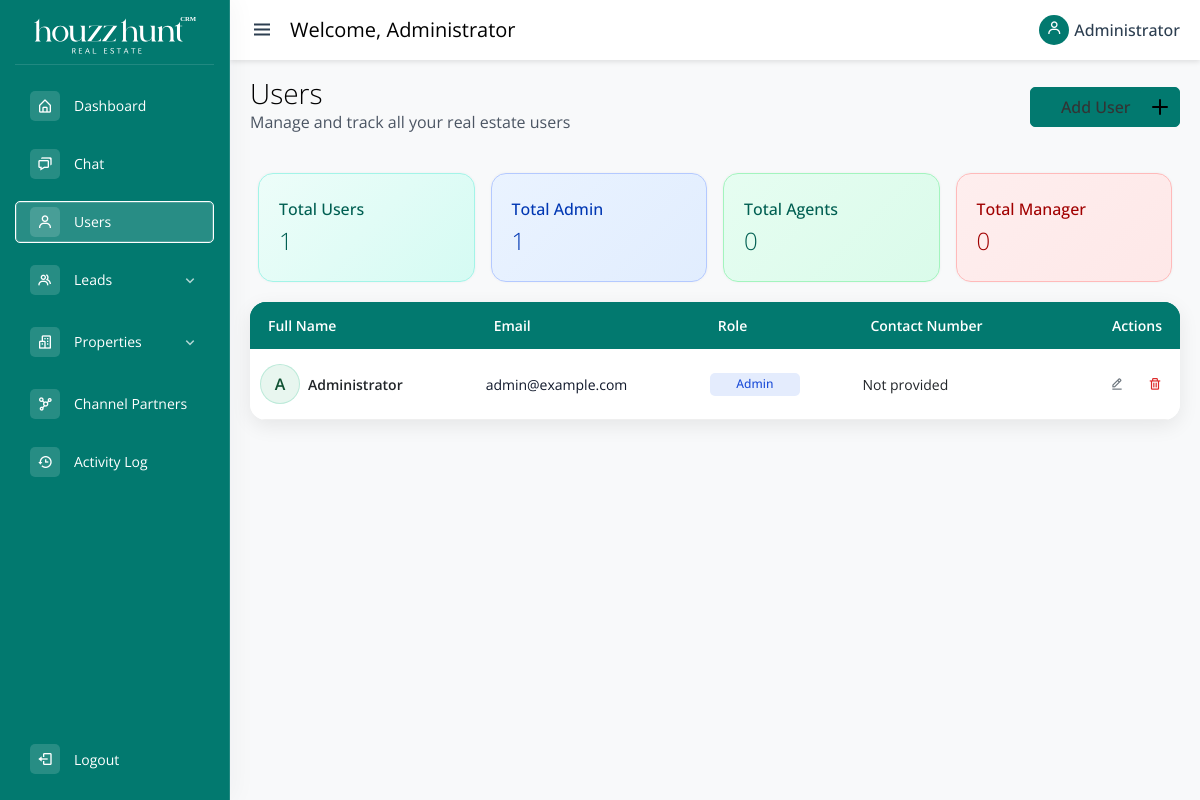
Page /users.php (signed in) on the earlier database version.
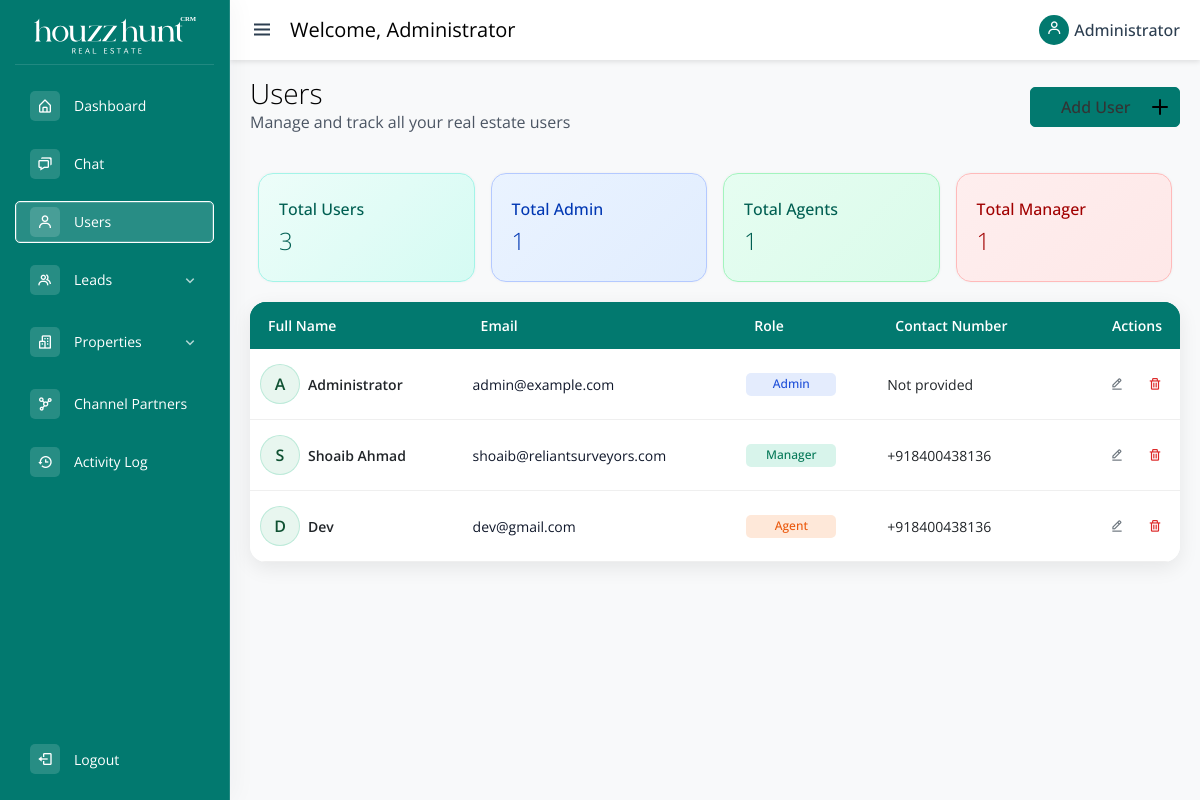
Same page on the later database version.
### tables this page shows
CREATE TABLE `users` (
  `id` int(10) UNSIGNED NOT NULL,
  `full_name` varchar(255) NOT NULL,
  `email` varchar(255) NOT NULL,
  `password_hash` varchar(255) NOT NULL DEFAULT '',
  `contact_number` varchar(30) DEFAULT NULL,
  `role` enum('admin','manager','agent') NOT NULL DEFAULT 'agent',
  `created_at` timestamp NOT NULL DEFAULT current_timestamp(),
  `updated_at` timestamp NOT NULL DEFAULT current_timestamp() ON UPDATE current_timestamp()
);

### includes/config.php (called while the page is built, shortened)
<?php
if (!function_exists('hh_base_path')) {
    function hh_base_path(): string
    {
        static $basePath = null;
        if ($basePath !== null) {
            return $basePath;
        }
        $scriptName = $_SERVER['SCRIPT_NAME'] ?? '';
        $directory = str_replace('\\', '/', dirname($scriptName));
        if ($directory === '/' || $directory === '.') {
            $directory = '';
        }
        $basePath = rtrim($directory, '/');
        return $basePath;
    }
}
if (!function_exists('hh_base_href')) {
    function hh_base_href(): string
    {
        $basePath = hh_base_path();
        return $basePath === '' ? '/' : $basePath . '/';
    }
}
if (!function_exists('hh_asset')) {
    function hh_asset(string $path): string
    {
        $normalizedPath = ltrim(str_replace('\\', '/', $path), '/');
        $basePath = hh_base_path();
        $prefix = $basePath !== '' ? $basePath . '/' : '/';
        return $prefix . $normalizedPath;
    }
}

### users.php (the view, shortened to what this page needs)
<?php
require_once __DIR__ . '/includes/config.php';
$users = [];
$result = $mysqli->query('SELECT id, full_name, email, contact_number, role FROM users ORDER BY id ASC');
if ($result) {
    while ($row = $result->fetch_assoc()) {
        $users[] = $row;
    }
}
$userStats = [
    'total' => count($users),
    'roles' => [
        'admin' => 0,
        'manager' => 0,
        'agent' => 0,
    ],
];
foreach ($users as $user) {
    $roleKey = $user['role'] ?? '';
    if (isset($userStats['roles'][$roleKey])) {
        $userStats['roles'][$roleKey]++;
    }
}
?>
<?php include 'includes/common-header.php'; ?>
<div id="adminPanel">
    <?php include 'includes/sidebar.php'; ?>
    <?php include 'includes/topbar.php'; ?>
    <main class="main-content">
        <div class="d-flex justify-content-between align-items-center mb-4">
            <div>
                <h1 class="main-heading">Users</h1>
                <p class="subheading">Manage and track all your real estate users</p>
            </div>
            <button type="button" class="button" data-bs-toggle="modal" data-bs-target="#addUserModal">
                <span class="button__text">Add User</span>
                <span class="button__icon"><svg xmlns="http://www.w3.org/2000/svg" width="24" viewBox="0 0 24 24" stroke-width="2" stroke-linejoin="round" stroke-linecap="round" stroke="currentColor" height="24" fill="none" class="svg">
                        <line y2="19" y1="5" x2="12" x1="12"></line>
                        <line y2="12" y1="12" x2="19" x1="5"></line>
                    </svg></span>
            </button>
        </div>
        <div class="row g-3 lead-stats">
            <div class="col-md-3">
                <div class="stat-card total-leads">
                    <h6>Total Users</h6>
                    <h2><?php echo (int) $userStats['total']; ?></h2>
                </div>
            </div>
            <div class="col-md-3">
                <div class="stat-card active-leads">
                    <h6>Total Admin</h6>
                    <h2><?php echo (int) ($userStats['roles']['admin'] ?? 0); ?></h2>
                </div>
            </div>
            <div class="col-md-3">
                <div class="stat-card closed-leads">
                    <h6>Total Agents</h6>
                    <h2><?php echo (int) ($userStats['roles']['agent'] ?? 0); ?></h2>
                </div>
            </div>
            <div class="col-md-3">
                <div class="stat-card lost-leads">
                    <h6>Total Manager</h6>
                    <h2><?php echo (int) ($userStats['roles']['manager'] ?? 0); ?></h2>
                </div>
            </div>
        </div>
        <div class="card lead-table-card">
            <div class="card-body p-0">
                <div class="table-responsive">
                    <table class="table table-hover align-middle mb-0 lead-table">
                        <thead>
                            <tr>
                                <th scope="col">Full Name</th>
                                <th scope="col">Email</th>
                                <th scope="col">Role</th>
                                <th scope="col">Contact Number</th>
                                <th scope="col" class="text-end">Actions</th>
                            </tr>
                        </thead>
                        <tbody>
                            <?php if (count($users) === 0): ?>
                                <tr>
                                    <td colspan="5" class="text-center text-muted py-4">No users found. Add your first user to get started.</td>
                                </tr>
                            <?php else: ?>
                                <?php foreach ($users as $user): ?>
                                    <tr>
                                        <td>
                                            <?php
                                            $name = trim($user['full_name']);
                                            $initial = '?';
                                            if ($name !== '') {
                                                if (function_exists('mb_substr')) {
                                                    $initial = mb_substr($name, 0, 1, 'UTF-8');
                                                } else {
                                                    $initial = substr($name, 0, 1);
                                                }
                                            }
                                            $initial = strtoupper($initial ?: '?');
                                            ?>
                                            <div class="d-flex align-items-center gap-2">
                                                <div class="user-avatar">
                                                    <span><?php echo htmlspecialchars($initial); ?></span>
                                                </div>
                                                <div>
                                                    <div class="fw-semibold text-dark"><?php echo htmlspecialchars($user['full_name']); ?></div>
                                                </div>
                                            </div>
                                        </td>
                                        <td>
                                            <a href="mailto:<?php echo htmlspecialchars($user['email']); ?>" class="text-decoration-none"><?php echo htmlspecialchars($user['email']); ?></a>
                                        </td>
                                        <td>
                                            <?php
                                            $roleClass = [
                                                'admin' => 'badge-role-admin',
                                                'manager' => 'badge-role-manager',
                                                'agent' => 'badge-role-agent'
                                            ][$user['role']] ?? 'badge-role-default';
                                            ?>
                                            <span class="badge <?php echo $roleClass; ?>">
                                                <?php echo htmlspecialchars(ucfirst($user['role'])); ?>
                                            </span>
                                        </td>
                                        <td>
                                            <?php if (!empty($user['contact_number'])): ?>
                                                <span class=""><?php echo htmlspecialchars($user['contact_number']); ?></span>
                                            <?php else: ?>
                                                <span class="">Not provided</span>
                                            <?php endif; ?>
                                        </td>
                                        <td class="text-end">
                                            <div class="d-flex justify-content-end gap-2">
                                                <button type="button" class="btn btn-sm btn-outline-secondary" title="Edit" data-bs-toggle="modal" data-bs-target="#editUserModal<?php echo $user['id']; ?>">
                                                    <i class="bx bx-edit-alt"></i>
                                                </button>
                                                <form method="post" onsubmit="return confirm('Are you sure you want to delete this user?');">
                                                    <button type="submit" class="btn btn-sm btn-outline-danger" title="Delete">
                                                        <i class="bx bx-trash"></i>
                                                    </button>
                                                </form>
                                            </div>
                                        </td>
                                    </tr>
                                <?php endforeach; ?>
                            <?php endif; ?>
                        </tbody>
                    </table>
                </div>
            </div>
        </div>
    </main>
</div>
<?php include 'includes/common-footer.php'; ?>

### includes/common-header.php (shortened to what this page needs)
<?php
require_once __DIR__ . '/config.php';
$htmlLang = $htmlLang ?? 'hi';
?>
<!DOCTYPE html>
<html lang="<?= htmlspecialchars($htmlLang, ENT_QUOTES, 'UTF-8') ?>">
<head>
    <link href="https://cdnjs.cloudflare.com/ajax/libs/bootstrap/5.3.0/css/bootstrap.min.css" rel="stylesheet">
    <link rel="stylesheet" href="https://cdn.jsdelivr.net/npm/choices.js/public/assets/styles/choices.min.css" />
    <link rel="stylesheet" href="https://cdn.jsdelivr.net/npm/swiper@11/swiper-bundle.min.css" />
    <link rel="stylesheet" href="https://cdn.jsdelivr.net/npm/country-select-js@2.0.1/build/css/countrySelect.min.css">
    <link rel="stylesheet" href="https://cdnjs.cloudflare.com/ajax/libs/intl-tel-input/18.2.1/css/intlTelInput.css" />
    <link rel="stylesheet" href="https://cdnjs.cloudflare.com/ajax/libs/animate.css/4.1.1/animate.min.css" />
    <link rel="stylesheet" href="https://cdnjs.cloudflare.com/ajax/libs/font-awesome/7.0.1/css/all.min.css">
    <link rel="stylesheet" href="https://cdn.jsdelivr.net/npm/bootstrap-icons@1.11.3/font/bootstrap-icons.min.css">
    <link href="https://unpkg.com/boxicons@2.1.4/css/boxicons.min.css" rel="stylesheet">
    <link href="<?= htmlspecialchars(hh_asset('assets/css/style.css'), ENT_QUOTES, 'UTF-8') ?>" rel="stylesheet">
    <link href="<?= htmlspecialchars(hh_asset('assets/css/custom.css'), ENT_QUOTES, 'UTF-8') ?>" rel="stylesheet">
    <link href="<?= htmlspecialchars(hh_asset('assets/css/properties.css'), ENT_QUOTES, 'UTF-8') ?>" rel="stylesheet">
</head>
<body>

### includes/sidebar.php (shortened to what this page needs)
<aside class="sidebar" id="sidebar">
    <div class="sidebar-brand">
        <a href="index.php"> <img src="<?= htmlspecialchars(hh_asset('assets/images/logo/green-logo.svg'), ENT_QUOTES, 'UTF-8') ?>" alt=""></a>
    </div>
    <nav class="sidebar-nav">
        <ul class="sidebar-menu">
            <li>
                <a href="index.php" class="sidebar-link">
                    <span class="sidebar-icon"><i class="bx bx-home-alt"></i></span>
                    <span class="sidebar-text">Dashboard</span>
                </a>
            </li>
            <li>
                <a href="chat.php" class="sidebar-link">
                    <span class="sidebar-icon"><i class="bx bx-chat"></i></span>
                    <span class="sidebar-text">Chat</span>
                </a>
            </li>
            <li>
                <a href="users.php" class="sidebar-link">
                    <span class="sidebar-icon"><i class="bx bx-user"></i></span>
                    <span class="sidebar-text">Users</span>
                </a>
            </li>
            <li class="sidebar-dropdown">
                <button type="button" class="sidebar-link sidebar-dropdown-toggle">
                    <span class="sidebar-icon"><i class="bx bx-group"></i></span>
                    <span class="sidebar-text">Leads</span>
                    <i class="bx bx-chevron-down sidebar-dropdown-arrow"></i>
                </button>
            </li>
            <li class="sidebar-dropdown">
                <button type="button" class="sidebar-link sidebar-dropdown-toggle">
                    <span class="sidebar-icon"><i class="bx bx-buildings"></i></span>
                    <span class="sidebar-text">Properties</span>
                    <i class="bx bx-chevron-down sidebar-dropdown-arrow"></i>
                </button>
            </li>
            <li>
                <a href="channel-partners.php" class="sidebar-link">
                    <span class="sidebar-icon"><i class="bx bx-network-chart"></i></span>
                    <span class="sidebar-text">Channel Partners</span>
                </a>
            </li>
            <li>
                <a href="activity-log.php" class="sidebar-link">
                    <span class="sidebar-icon"><i class="bx bx-history"></i></span>
                    <span class="sidebar-text">Activity Log</span>
                </a>
            </li>
            <li class="sidebar-logout mt-auto">
                <a href="logout.php" class="sidebar-link" onclick="return confirm('Are you sure you want to logout?')">
                    <span class="sidebar-icon"><i class="bx bx-log-out"></i></span>
                    <span class="sidebar-text">Logout</span>
                </a>
            </li>
        </ul>
    </nav>
</aside>

### includes/topbar.php
<?php $displayName = $_SESSION['username'] ?? 'User'; ?>
<header class="topbar">
    <div class="topbar-left">
        <button class="toggle-btn" onclick="toggleSidebar()">
            <i class="bx bx-menu"></i>
        </button>
        <h5 class="mb-0 ms-3">Welcome, <?php echo htmlspecialchars($displayName); ?></h5>
    </div>
    <div class="topbar-right">
        <div class="user-profile dropdown">
            <span class="profile"><i class="bx bx-user" aria-hidden="true"></i></span>
            <span class="user-name"><?php echo htmlspecialchars(ucfirst($displayName)); ?></span>
        </div>
    </div>
</header>

### includes/common-footer.php (shortened to what this page needs)
<?php
require_once __DIR__ . '/config.php';
?>
</body>
</html>

### assets/css/custom.css (style rules this page uses)
.button { position: relative; width: 150px; height: 40px; cursor: pointer; display: flex; align-items: center; border: 1px solid #02796f; background-color: #02796f; border-radius: 5px; }
.button, .button__icon, .button__text { transition: all 0.3s; }
.button .button__text { transform: translateX(30px); color: #333; font-weight: 500; }
.button .button__icon { position: absolute; transform: translateX(109px); height: 100%; width: 39px; background-color: #02796f; display: flex; align-items: center; justify-content: center; border-radius: 5px; }
.button .svg { width: 30px; font-weight: 400; }

Differences in the rows shown:
added users: full_name "S", full_name "Shoaib Ahmad", email "shoaib@reliantsurveyors.com", role "Manager", contact_number "+918400438136"
added users: full_name "D", full_name "Dev", email "dev@gmail.com", role "Agent", contact_number "+918400438136"
Other differences:
$userStats['total']: "1" → "3"
$userStats['roles']['agent']: "0" → "1"
$userStats['roles']['manager']: "0" → "1"
